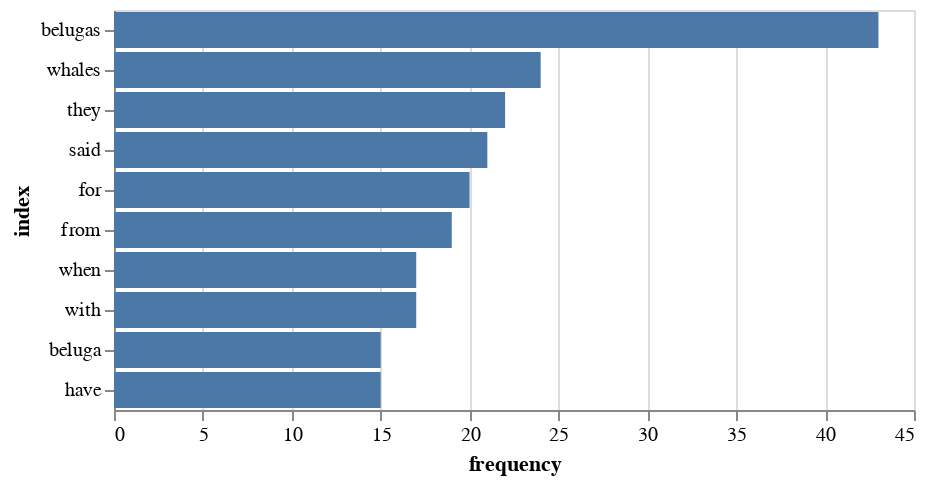

The code cell stored with this chart in its notebook:
### Code cell
import altair as alt 
alt.Chart(df_frequence).mark_bar().encode(
    x = alt.X("frequency"),
    y = alt.Y("index", sort = "-x")
)

### Figure 1 — Vega-Lite specification as saved in the notebook (floating-point values rounded to 4 significant figures)
{"config": {"view": {"continuousWidth": 400, "continuousHeight": 300}}, "data": {"name": "data-05dd73c5fd82bb62770bf2cb5823a783"}, "mark": "bar", "encoding": {"x": {"field": "frequency", "type": "quantitative"}, "y": {"field": "index", "sort": "-x", "type": "nominal"}}, "$schema": "https://vega.github.io/schema/vega-lite/v4.17.0.json", "datasets": {"data-05dd73c5fd82bb62770bf2cb5823a783": [{"index": "beluga", "frequency": 15}, {"index": "belugas", "frequency": 43}, {"index": "for", "frequency": 20}, {"index": "from", "frequency": 19}, {"index": "have", "frequency": 15}, {"index": "said", "frequency": 21}, {"index": "they", "frequency": 22}, {"index": "whales", "frequency": 24}, {"index": "when", "frequency": 17}, {"index": "with", "frequency": 17}]}}
